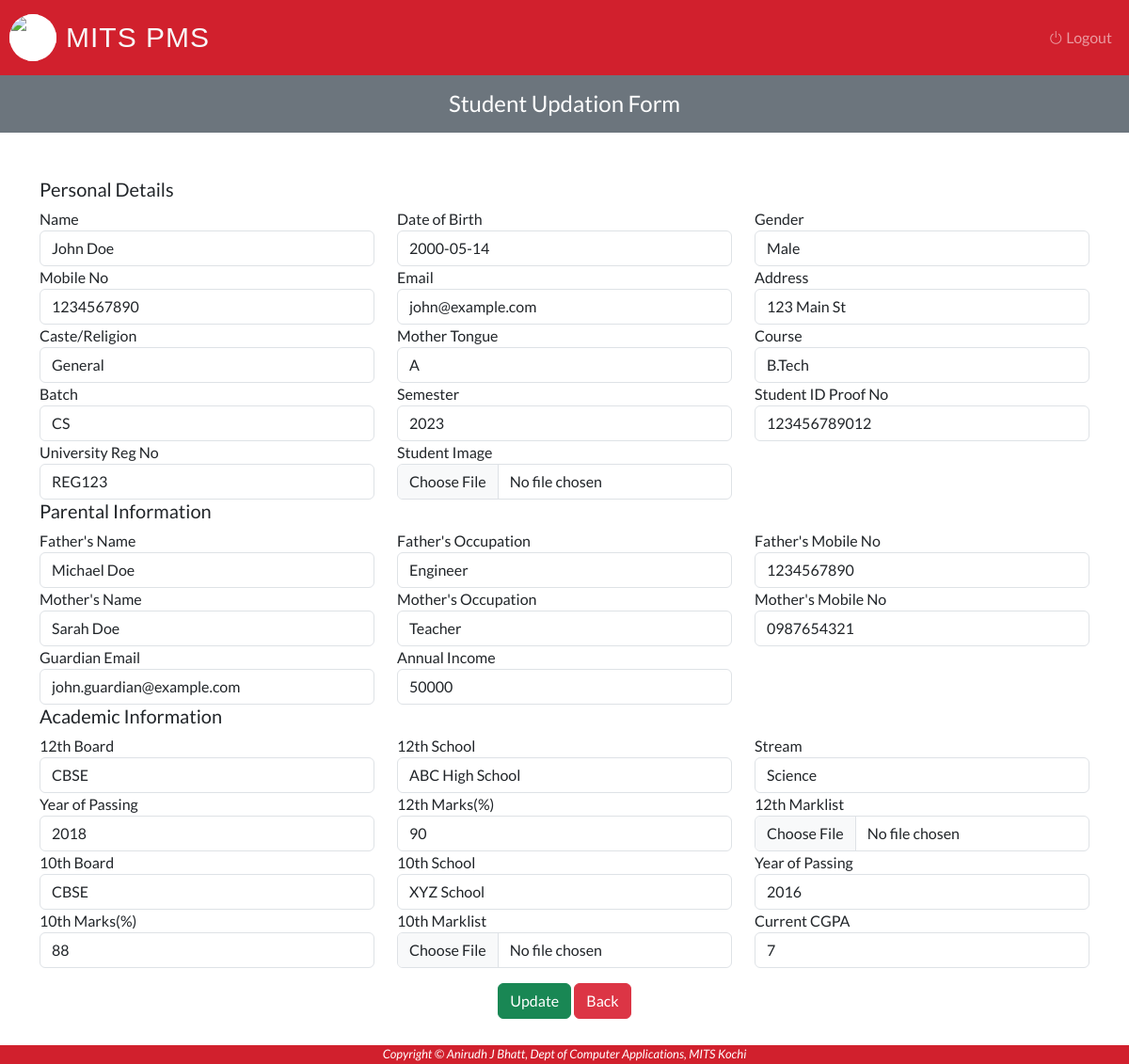
/Admin/update-student.php?Stud_ID=23MCA01 (signed in), run on the app's committed database.
### tables this page shows
CREATE TABLE `student` (
  `Stud_ID` varchar(50) NOT NULL,
  `Stud_Name` varchar(50) NOT NULL,
  `Stud_DOB` date NOT NULL,
  `Stud_Gender` varchar(10) NOT NULL,
  `Stud_Mob` varchar(15) NOT NULL,
  `Stud_Email` varchar(50) NOT NULL,
  `Stud_Address` varchar(250) NOT NULL,
  `Stud_Caste` varchar(50) NOT NULL,
  `Stud_M_T` varchar(50) NOT NULL,
  `Stud_Course` varchar(50) NOT NULL,
  `Stud_Batch` varchar(25) NOT NULL,
  `Stud_ID_No` varchar(15) NOT NULL,
  `Stud_Reg_No` varchar(50) NOT NULL,
  `Stud_Father_Name` varchar(50) NOT NULL,
  `Stud_Father_Occ` varchar(50) NOT NULL,
  `Stud_Father_No` varchar(11) NOT NULL,
  `Stud_Mother_Name` varchar(50) NOT NULL,
  `Stud_Mother_Occ` varchar(50) NOT NULL,
  `Stud_Mother_No` varchar(11) NOT NULL,
  `Guardian_Email` varchar(50) NOT NULL,
  `Annual_Income` int(11) NOT NULL,
  `UG_Univ` varchar(50) NOT NULL,
  `UG_College` varchar(50) NOT NULL,
  `UG_Course` varchar(50) NOT NULL,
  `YOP_UG` int(5) NOT NULL,
  `Marks_UG` int(15) NOT NULL,
  `Board_12th` varchar(25) NOT NULL,
  `School_12th` varchar(50) NOT NULL,
  `Stream_12th` varchar(50) NOT NULL,
  `YOP_12th` int(5) NOT NULL,
  `Marks_12th` int(15) NOT NULL,
  `Board_10th` varchar(25) NOT NULL,
  `School_10th` varchar(50) NOT NULL,
  `YOP_10th` int(5) NOT NULL,
  `Marks_10th` int(15) NOT NULL,
  `CGPA` int(5) NOT NULL,
  `Stud_Backlogs` int(50) NOT NULL,
  `Stud_Image` longblob NOT NULL,
  `Mark_List_10th` longblob NOT NULL,
  `Mark_List_12th` longblob NOT NULL,
  `Mark_List_UG` longblob NOT NULL,
  `Stud_Year` varchar(10) NOT NULL,
  `Stud_Placement` int(5) NOT NULL,
  `Stud_Package` int(10) NOT NULL
);

### Admin/update-student.php (the view, shortened to what this page needs)
<?php
	require_once "../connection/connection.php";
?>
<!DOCTYPE html>
<html lang="en">
<head>
</head>
<?php
    $Stud_ID = $_REQUEST['Stud_ID'];
    $query = "SELECT * FROM `student` WHERE `Stud_ID` = '$Stud_ID'";
    $run = mysqli_query($con, $query);
    $row = mysqli_fetch_array($run);
?>
<body>
    <?php include('../Common/header.php') ?>
    <div class="col-xl-12 col-lg-12 col-md-12 w-100">
		<div class="bg-secondary text-center">
			<div class="table-one flex-wrap flex-md-no-wrap pt-3 pb-2 mb-3 text-white admin-dashboard pl-3">
				<h4>Student Updation Form</h4>
			</div>
		</div>
	</div>
    <div class="container mt-5 mb-5">
        <form id="studregform" method="POST" enctype="multipart/form-data" onsubmit="return validateForm()">
            <h5>Personal Details</h5>
            <div class="row">
                <div class="col">
                    <label>Name</label>
                    <input type="text" class="form-control" value= "<?php echo $row['Stud_Name']; ?>" name="Stud_Name">
                </div>
                <div class="col">
                    <label>Date of Birth</label>
                    <input type="text" class="form-control" value = "<?php echo $row['Stud_DOB'] ?>" name="Stud_DOB">
                </div>
                <div class="col">
                    <label>Gender</label>
                    <input type="text" class="form-control" value = "<?php echo $row['Stud_Gender'] ?>" name="Stud_Gender">
                </div>
            </div>
            <div class="row">
                <div class="col">
                    <label>Mobile No</label>
                    <input type="text" class="form-control" value= "<?php echo $row['Stud_Mob']; ?>" name="Stud_Mob">
                </div>
                <div class="col">
                    <label>Email</label>
                    <input type="email" class="form-control" value= "<?php echo $row['Stud_Email']; ?>" name="Stud_Email">
                </div>
                <div class="col">
                    <label>Address</label>
                    <input type="text" class="form-control" value= "<?php echo $row['Stud_Address']; ?>" name="Stud_Address">
                </div>
            </div>
            <div class="row">
                <div class="col">
                    <label>Caste/Religion</label>
                    <input type="text" class="form-control" value= "<?php echo $row['Stud_Caste']; ?>" name="Stud_Caste">
                </div>
                <div class="col">
                    <label>Mother Tongue</label>
                    <input type="text" class="form-control" value= "<?php echo $row['Stud_M_T']; ?>" name="Stud_M_T">
                </div>
                <div class="col">
                    <label>Course</label>
                    <input type="text" class="form-control" value= "<?php echo $row['Stud_Course']; ?>" name="Stud_Course">
                </div>
            </div>
            <div class="row">
                <div class="col">
                    <label>Batch</label>
                    <input type="text" class="form-control" value= "<?php echo $row['Stud_Batch']; ?>" name="Stud_Batch">
                </div>
                <div class="col">
                    <label>Semester</label>
                    <input type="text" class="form-control" value= "<?php echo $row['Stud_Year']; ?>" name="Stud_Year">
                </div>
                <div class="col">
                    <label>Student ID Proof No</label>
                    <input type="text" class="form-control" value= "<?php echo $row['Stud_ID_No']; ?>" name="Stud_ID_No">
                </div>
            </div>
            <div class="row">
                <div class="col-sm-4">
                    <label>University Reg No</label>
                    <input type="text" class="form-control" value= "<?php echo $row['Stud_Reg_No']; ?>" name="Stud_Reg_No">
                </div>
                <div class="col-sm-4">
                    <label>Student Image</label>
                    <input type="file" class="form-control" name="Stud_Image">
                </div>
            </div>
            <h5>Parental Information</h5>
            <div class="row">
                <div class="col">
                    <label>Father's Name</label>
                    <input type="text" class="form-control" value= "<?php echo $row['Stud_Father_Name']; ?>" name="Stud_Father_Name">
                </div>
                <div class="col">
                    <label>Father's Occupation</label>
                    <input type="text" class="form-control" value= "<?php echo $row['Stud_Father_Occ']; ?>" name="Stud_Father_Occ">
                </div>
                <div class="col">
                    <label>Father's Mobile No</label>
                    <input type="text" class="form-control" value= "<?php echo $row['Stud_Father_No']; ?>" name="Stud_Father_No">
                </div>
            </div>
            <div class="row">
                <div class="col">
                    <label>Mother's Name</label>
                    <input type="text" class="form-control" value= "<?php echo $row['Stud_Mother_Name']; ?>" name="Stud_Mother_Name">
                </div>
                <div class="col">
                    <label>Mother's Occupation</label>
                    <input type="text" class="form-control" value= "<?php echo $row['Stud_Mother_Occ']; ?>" name="Stud_Mother_Occ">
                </div>
                <div class="col">
                    <label>Mother's Mobile No</label>
                    <input type="text" class="form-control" value= "<?php echo $row['Stud_Mother_No']; ?>" name="Stud_Mother_No">
                </div>
            </div>
            <div class="row">
                <div class="col-sm-4">
                    <label>Guardian Email</label>
                    <input type="text" class="form-control" value= "<?php echo $row['Guardian_Email']; ?>" name="Guardian_Email">
                </div>
                <div class="col-sm-4">
                    <label>Annual Income</label>
                    <input type="text" class="form-control" value= "<?php echo $row['Annual_Income']; ?>" name="Annual_Income">
                </div>
            </div>
            <h5>Academic Information</h5>
            <div class="row">
                <div class="col">
                    <label>12th Board</label>
                    <input type="text" class="form-control" value= "<?php echo $row['Board_12th']; ?>" name="Board_12th">
                </div>
                <div class="col">
                    <label>12th School</label>
                    <input type="text" class="form-control" value= "<?php echo $row['School_12th']; ?>" name="School_12th">
                </div>
                <div class="col">
                    <label>Stream</label>
                    <input type="text" class="form-control" value= "<?php echo $row['Stream_12th']; ?>" name="Stream_12th">
                </div>
            </div>
            <div class="row">
                <div class="col">
                    <label>Year of Passing</label>
                    <input type="text" class="form-control" value= "<?php echo $row['YOP_12th']; ?>" name="YOP_12th">
                </div>
                <div class="col">
                    <label>12th Marks(%)</label>
                    <input type="text" class="form-control" value= "<?php echo $row['Marks_12th']; ?>" name="Marks_12th">
                </div>
                <div class="col-sm-4">
                    <label>12th Marklist</label>
                    <input type="file" class="form-control" name="Mark_List_12th">
                </div>
            </div>
            <div class="row">
                <div class="col">
                    <label>10th Board</label>
                    <input type="text" class="form-control" value= "<?php echo $row['Board_10th']; ?>" name="Board_10th">
                </div>
                <div class="col">
                    <label>10th School</label>
                    <input type="text" class="form-control" value= "<?php echo $row['School_10th']; ?>" name="School_10th">
                </div>
                <div class="col">
                    <label>Year of Passing</label>
                    <input type="text" class="form-control" value= "<?php echo $row['YOP_10th']; ?>" name="YOP_10th">
                </div>
            </div>
            <div class="row">
                <div class="col">
                    <label>10th Marks(%)</label>
                    <input type="text" class="form-control" value= "<?php echo $row['Marks_10th']; ?>" name="Marks_10th">
                </div>
                <div class="col">
                    <label>10th Marklist</label>
                    <input type="file" class="form-control" name="Mark_List_10th">
                </div>
                <div class="col">
                    <label>Current CGPA</label>
                    <input type="text" class="form-control" value= "<?php echo $row['CGPA']; ?>" name="CGPA">
                </div>
            </div>
            <div class="mt-3 text-center">
                <input type="Submit" class="btn btn-success" value="Update" name="update">
                <input type="Button" class="btn btn-danger" value="Back" onClick="window.close()">
            </div>
        </form>
    </div>
    <?php include('../Common/footer.php') ?>
</body>
</html>

### Css/style.css (style rules this page uses)
body { font-family: 'Lato', sans-serif; background-color: #ffffff; }

### Admin/update-student.php (style rules this page uses)
input { margin-bottom: 15px; }

### data on the page
student: Stud_Name "John Doe", Stud_DOB "2000-05-14", Stud_Gender "Male", Stud_Mob "1234567890", Stud_Email "john@example.com", Stud_Address "123 Main St", Stud_Caste "General", Stud_M_T "A", Stud_Course "B.Tech", Stud_Batch "CS", Stud_Year "2023", Stud_ID_No "123456789012", Stud_Reg_No "REG123", Stud_Father_Name "Michael Doe", Stud_Father_Occ "Engineer", Stud_Father_No "1234567890", Stud_Mother_Name "Sarah Doe", Stud_Mother_Occ "Teacher", Stud_Mother_No "0987654321", Guardian_Email "john.guardian@example.com", Annual_Income "50000", Board_12th "CBSE", School_12th "ABC High School", Stream_12th "Science", YOP_12th "2018", Marks_12th "90", Board_10th "CBSE", School_10th "XYZ School", YOP_10th "2016", Marks_10th "88", CGPA "7"
